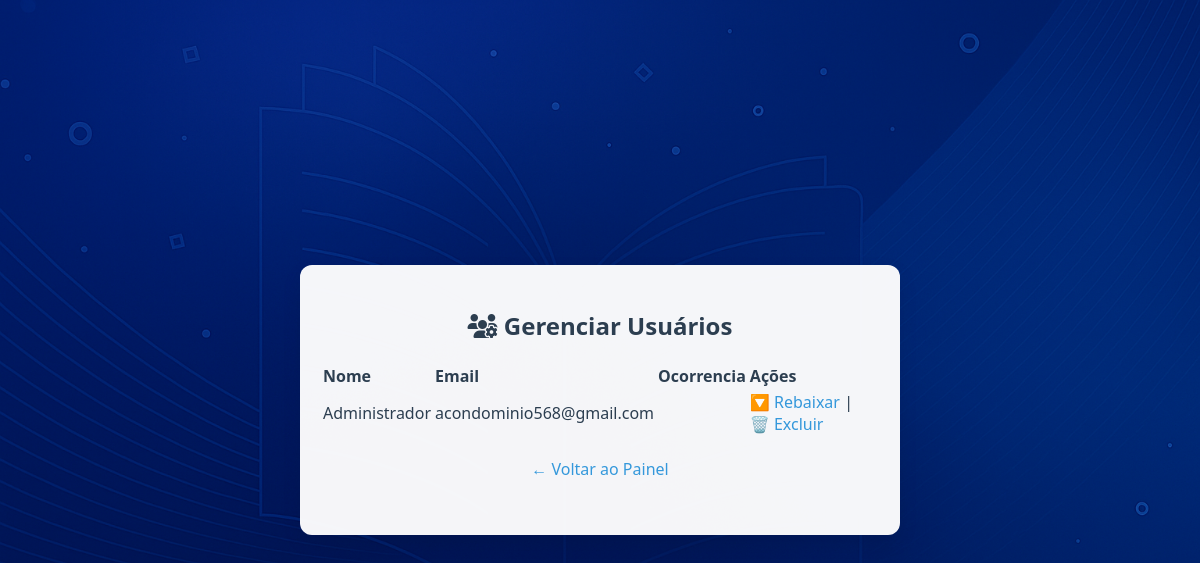
Page /usuarios (signed in) on the earlier database version.
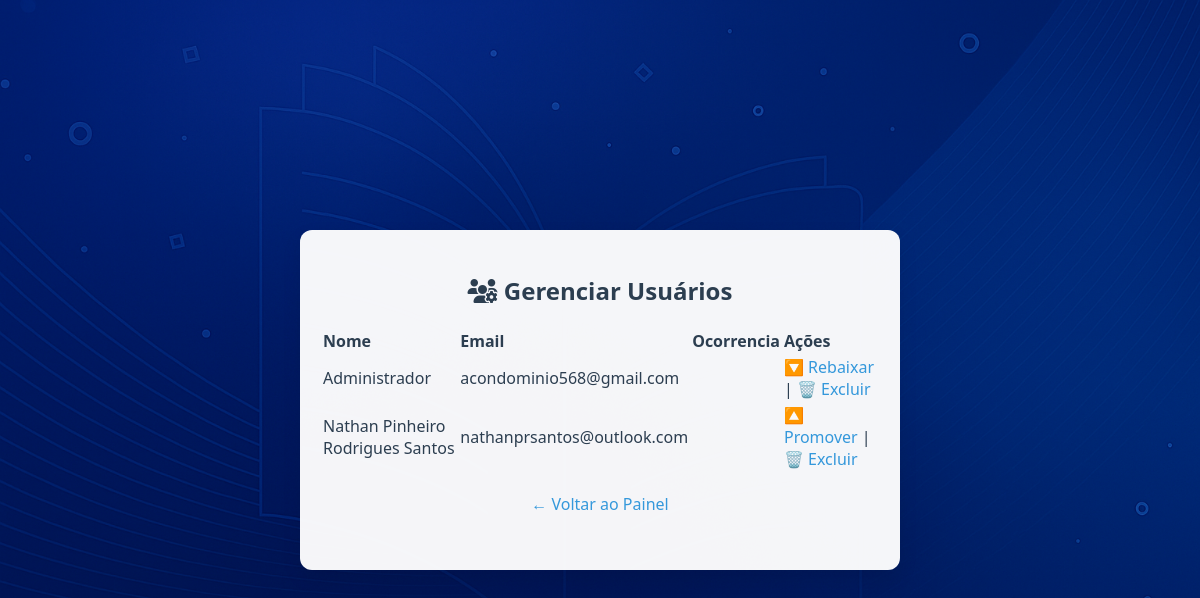
Same page on the later database version.
### app/models.py (models this page shows)
class Usuario(db.Model):
    id = db.Column(db.Integer, primary_key=True)
    nome = db.Column(db.String(100), nullable=False)
    email = db.Column(db.String(120), unique=True, nullable=False)
    senha_hash = db.Column(db.String(128), nullable=False)
    tipo = db.Column(db.String(20), default='morador')
    numero_casa = db.Column(db.String(20), nullable=False)

### app/routes.py (the view)
@main.route('/usuarios')
def listar_usuarios():
    if 'usuario_id' not in session or session['usuario_tipo'] != 'admin':
        return redirect(url_for('main.login'))
    usuarios = Usuario.query.all()
    return render_template('main/usuarios.html', usuarios=usuarios)

### app/templates/main/usuarios.html (shortened to what this page needs)
<!DOCTYPE html>
<html lang="pt-br">
<head>
    <link rel="stylesheet" href="{{ url_for('static', filename='style.css') }}">
    <link rel="stylesheet" href="https://cdnjs.cloudflare.com/ajax/libs/font-awesome/6.4.0/css/all.min.css">
</head>
<body class="login-page">
<div class="login-box" style="max-width: 600px;">
    <h2><i class="fas fa-users-cog"></i> Gerenciar Usuários</h2>
    <table style="width:100%; text-align:left;">
        <tr>
            <th>Nome</th>
            <th>Email</th>
            <th>Ocorrencia</th>
            <th>Ações</th>
        </tr>
        {% for u in usuarios %}
        <tr>
            <td>{{ u.nome }}</td>
            <td>{{ u.email }}</td>
            <td>{{ u.ocorrencia }}</td>
            <td>
                {% if u.tipo == 'morador' %}
                    <a href="{{ url_for('main.promover_usuario', id=u.id) }}">🔼 Promover</a>
                {% else %}
                    <a href="{{ url_for('main.rebaixar_usuario', id=u.id) }}">🔽 Rebaixar</a>
                {% endif %}
                | <a href="{{ url_for('main.excluir_usuario', id=u.id) }}" onclick="return confirm('Tem certeza que deseja excluir este usuário?')">🗑️ Excluir</a>
            </td>
        </tr>
        {% endfor %}
    </table>
    <p style="text-align:center; margin-top: 20px;"><a href="{{ url_for('main.painel') }}">← Voltar ao Painel</a></p>
</div>
</body>
</html>

Differences in the rows shown:
added Usuario: nome "Nathan Pinheiro Rodrigues Santos", email "nathanprsantos@outlook.com"
